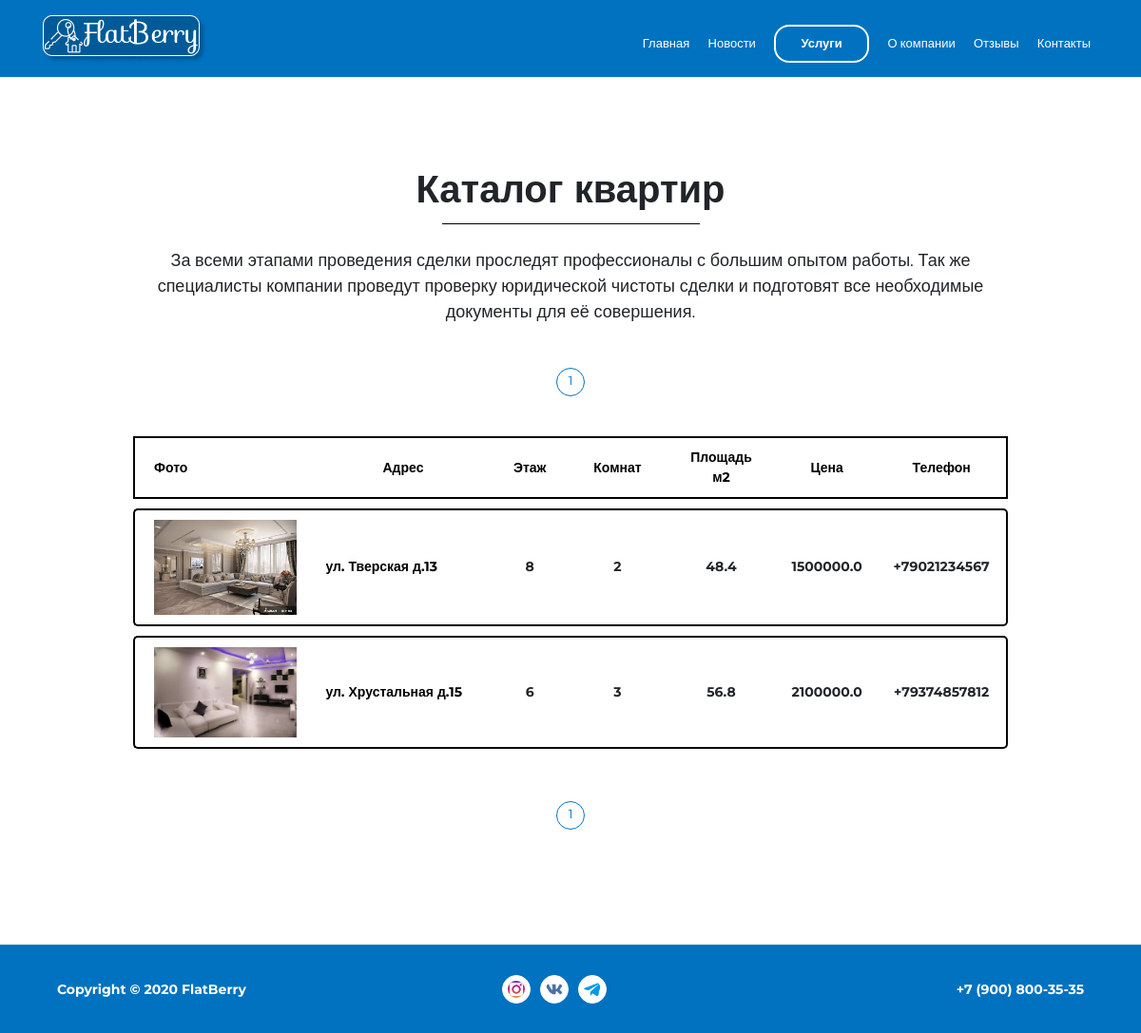
/service/catalog-ap/, run on the app's committed database.
### flats/models.py (models this page shows, shortened)
class Flat(models.Model):
    street = models.CharField(max_length=250, blank=True, verbose_name='Улица')
    house_number = models.IntegerField(blank=True, null=True, verbose_name='Номер дома')
    flat_number = models.IntegerField(verbose_name='Номер квартиры')
    slug = models.SlugField(blank=True, verbose_name='Слаг')
    level = models.IntegerField(verbose_name='Этаж')
    room = models.IntegerField(verbose_name='Кол-во комнат')
    square = models.FloatField(verbose_name='Площадь')
    price = models.DecimalField(max_digits=10, decimal_places=1, verbose_name='Цена')
    description = models.TextField(blank=True, verbose_name='Описание')
    phone_number = models.CharField(max_length=20, blank=True, verbose_name='Номер телефона')
    prev_img = models.ImageField(upload_to='flats/', blank=True, verbose_name='Превью')
    class Meta:
        verbose_name = 'Квартира'
        verbose_name_plural = 'Квартиры'

### flats/views.py (the view)
# urls.py: path('', views.catalog_ap, name='catalog_ap'),
def catalog_ap(request):
    active = ['service']
    flats_list = Flat.objects.all()
    paginator = Paginator(flats_list, 6)
    page = request.GET.get('page')
    try:
        flats = paginator.page(page)
    except PageNotAnInteger:
        flats = paginator.page(1)
    except EmptyPage:
        flats = paginator.page(paginator.num_pages)
    page_range = paginator.page_range
    return render(request, 'flats/catalog-ap.html', {"flats": flats,
                                                     "page_range": page_range,
                                                     "active": active})

### flats/templates/flats/catalog-ap.html (shortened to what this page needs)
{% extends 'base.html' %}
{% load static %}
{% block header %}
<link rel="stylesheet" href="{% static 'mainApp/css/table-catalog.css' %}">
{% endblock %}
{% block content %}
<div class="container block">
  <div class="row">
    <div class="col-lg-10 offset-lg-1 col-sm-12">
      <h1>Каталог квартир</h1>
      <hr width="271px">
      <p class="catalog-ap-description">За всеми этапами проведения сделки проследят профессионалы с большим опытом работы. Так же специалисты компании проведут проверку юридической чистоты сделки и подготовят все необходимые документы для её совершения.
      </p>
        <nav class="page-nav articles-nav ">
                    <ul class="pagination">
                        {% for n in flats.paginator.page_range %}
                            {% if n > flats.number|add:-4 and n < flats.number|add:4 %}
                                 <li class="pagination-item">
                                     <a href='?page={{ n }}{% if request.GET.q %}&q={{ request.GET.q }}{% endif %}'>
                                         <p class="page-num {% if n == flats.number %}page-action{% endif %}">{{ n }}</p>
                                     </a>
                                 </li>
                            {% endif %}
                        {% endfor %}
                    </ul>
                </nav>
            <div class="table-catalog">
                <table>
                    <tr>
                      <th>Фото</th>
                      <th>Адрес</th>
                      <th>Этаж</th>
                      <th>Комнат</th>
                      <th>Площадь <br> м2</th>
                      <th>Цена</th>
                      <th>Телефон</th>
                    </tr>
                    {% for flat in flats %}
                        <tr>
                          <td>
                              <a class="flat-link" href="{% url 'flat-detail' slug=flat.slug %}">
                                  <img class="table-catalog-img" src="{{ flat.prev_img.url }}">
                              </a>
                          </td>
                          <td>
                              <a class="flat-link" href="{% url 'flat-detail' slug=flat.slug %}">
                                  ул. {{flat.street}} д.{{flat.house_number}}
                              </a>
                          </td>
                          <td>{{flat.level}}</td>
                          <td>{{flat.room}}</td>
                          <td>{{flat.square}}</td>
                          <td>{{flat.price}}</td>
                          <td>{{flat.phone_number}}</td>
                        </tr>
                    {% endfor %}
                </table>
            </div>
        <nav class="page-nav articles-nav ">
                    <ul class="pagination">
                        {% for n in flats.paginator.page_range %}
                            {% if n > flats.number|add:-4 and n < flats.number|add:4 %}
                                 <li class="pagination-item">
                                     <a href='?page={{ n }}{% if request.GET.q %}&q={{ request.GET.q }}{% endif %}'>
                                         <p class="page-num {% if n == flats.number %}page-action{% endif %}">{{ n }}</p>
                                     </a>
                                 </li>
                            {% endif %}
                        {% endfor %}
                    </ul>
                </nav>
    </div>
  </div>
</div>
{% endblock %}

### mainApp/static/mainApp/css/table-catalog.css (style rules this page uses)
table { border-collapse: separate; border-spacing: 0 10px; font-weight: bold; width: 100%; font-size: 14px; }
th { padding: 10px 20px; color: #000; border: 2px solid #000; border-right: none; border-left: none; }
th:first-child { text-align: left; border-left: 2px solid #000; }
th:last-child { border-right: 2px solid #000; }
td { vertical-align: middle; padding: 10px; text-align: center; border-top: 2px solid #000; border-bottom: 2px solid #000; border-right:none; }
td:first-child { border-left: 2px solid#000; border-right: none; border-top-left-radius: 5px; border-bottom-left-radius: 5px; }
td:last-child { border-right: 2px solid #000; border-top-right-radius: 5px; border-bottom-right-radius: 5px; }
td:nth-child(2) { text-align: left; }
.table-catalog-img { width: 150px; }

### mainApp/static/mainApp/css/style.css (style rules this page uses)
body { font-family: 'Montserrat', sans-serif; font-size: 13px; height: 100%; }
.block { text-align: center; justify-content: center; }
h1 { font-size: 36; font-weight: 700; padding-top: 100px; line-height: 36px; }
hr { color: #fff; text-align: center; margin: 18px auto; border-color:#000; }
.page-nav { display: flex; justify-content: center; margin: 0 auto; }
.pagination-item { text-align: center; }
.page-num { width: 30px; height: 30px; padding-top: 3px; transition: border 1s ease-out; }
.page-action, .page-num:hover { border: 1px solid #0072C0; border-radius: 50%; color: #0072C0; }
.articles-nav { margin-top: 45px; }
.catalog-ap-description { font-size: 18px; margin: 25px 0 36px; }
a.flat-link { color: #000; }

### data on the page
Flat: prev_img (picture), street "Тверская", house_number "13", level "8", room "2", square "48.4", price "1500000.0", phone_number "+79021234567"
Flat: prev_img (picture), street "Хрустальная", house_number "15", level "6", room "3", square "56.8", price "2100000.0", phone_number "+79374857812"

### other printed values
{{ n }} "1"
